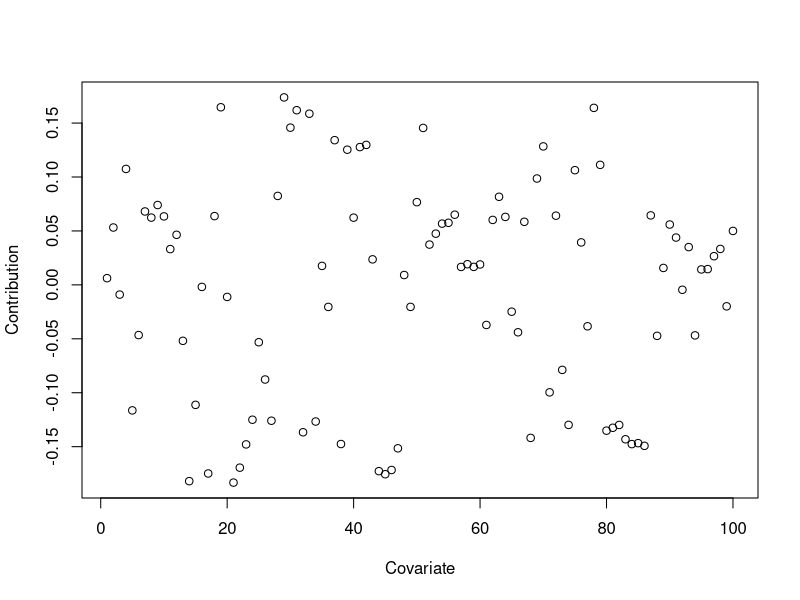
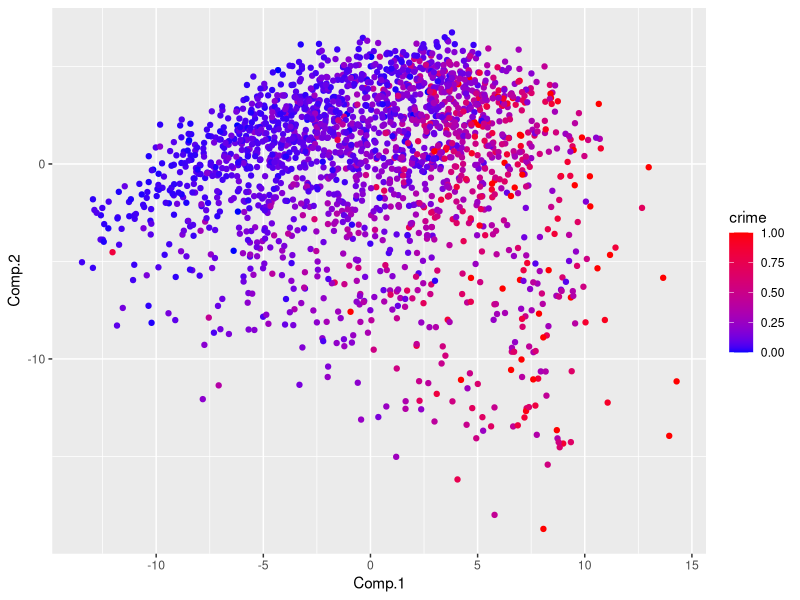
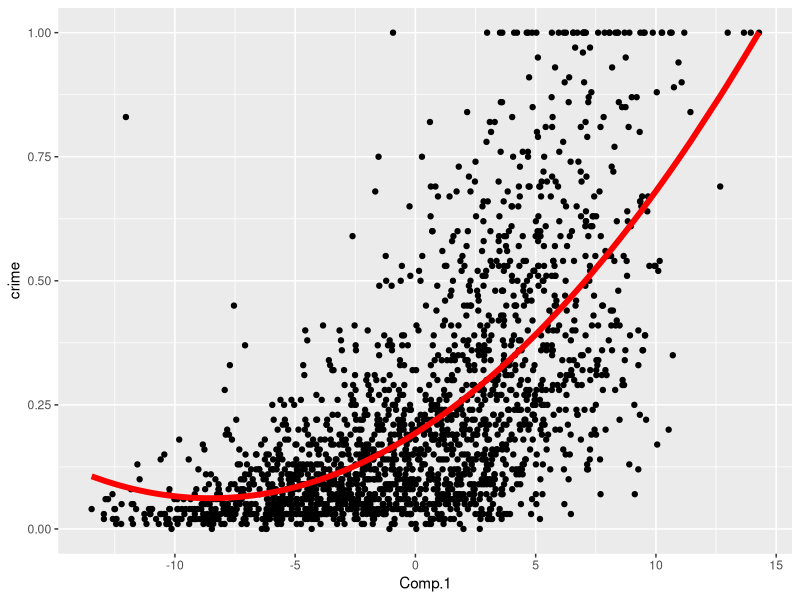
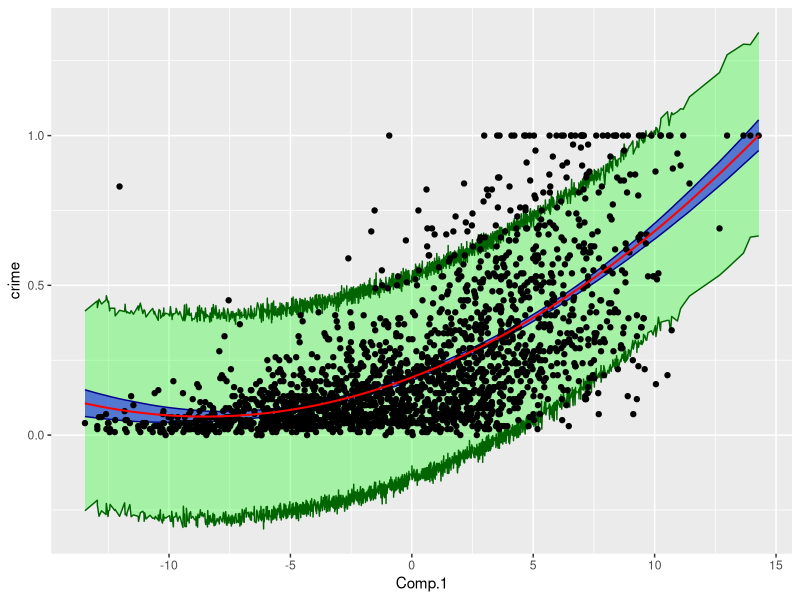

Recreate these plots in R, in order.
setwd("C:\\Users\\Dell\\Desktop\\R - Kod\\Machine Learning\\Lab2")
data <- read.csv("communities.csv", header = T)
X <- scale(data[, -which(colnames(data) == "ViolentCrimesPerPop")])
y <- data$ViolentCrimesPerPop
  
e <- eigen(cov(X))
e$values/sum(e$values)
which(cumsum(e$values/sum(e$values)) > 0.95)  ## To explain 95% of the variation, seem slike we need atleast 35 variables
cumsum(e$values/sum(e$values)) ## The proportion of variation explained by each of the first two principal components is 0.2501  & 0.4195

pc <- princomp(X)
plot(pc$loadings[,1], ylab="Contribution", xlab="Covariate")
sort(abs(pc$loadings[,1]), decreasing=T)[1:5] # 5 most contributing features

library(ggplot2)
df <- data.frame(pc$scores)
df$crime <- y

ggplot(df, aes(x =Comp.1, y =Comp.2, color=crime)) +  geom_point() + scale_color_gradient(low="blue", high="red")


preg <- lm(y ~ poly(df$Comp.1,2))
summary(preg)
df[,"yhat"] <- predict(preg)
ggplot(df, aes(x=Comp.1)) + geom_point(aes(y=crime), color="black") +geom_line(aes(y=yhat), color="red", size=2)      

library(boot)

mle <- preg

rng <- function(data, mle){
  data1 <- data.frame(crime=data$crime, Comp.1=data$Comp.1)
  n <- nrow(data1)
  
  # Generate new y
  data1$crime <- rnorm(n, mean = predict(mle, newdata=data1), sd(mle$residuals))
  return(data1)
}

CIbands <- function(data1){
  res <- lm(crime ~ poly(Comp.1,2), data=data1) #fit polynomial model with the new simulated data
  # But do predictions based on the original data, i.e., all the Comp.1 values from the original data frame
  crime <- predict(res, newdata=data2) 
  return(crime)
}

Pred_bands <- function(data1){
  res <- lm(crime ~ poly(Comp.1,2), data=data1) 
  yhat <- predict(res, newdata=data2) 
  n <- length(yhat)
  # Generate new y based on current estimate
  preds <- rnorm(n, yhat, sd(mle$residuals))
  return(preds)
}
data2 <- df
CIres <- boot(data2, statistic = CIbands, R=1000, mle = mle, ran.gen = rng, sim="parametric")
Predci <- boot(data2, statistic = Pred_bands, R=1000, mle = mle, ran.gen = rng, sim="parametric")

CIenv <- envelope(CIres)
Penv <- envelope(Predci)

df[,"cmax"] = CIenv$point[1,]
df[,"cmin"] = CIenv$point[2,]
df[,"pmax"] = Penv$point[1,]
df[,"pmin"] = Penv$point[2,]


ggplot(df, aes(x=Comp.1)) + geom_ribbon(aes(ymin=pmin, ymax=pmax), color="darkgreen", fill="green", alpha=0.3) + 
  geom_ribbon(aes(ymin=cmin, ymax=cmax), color="darkblue", fill="blue", alpha=0.5) + 
  geom_point(aes(y=crime), color="black") + geom_line(aes(y=yhat), color="red", size=0.7)





